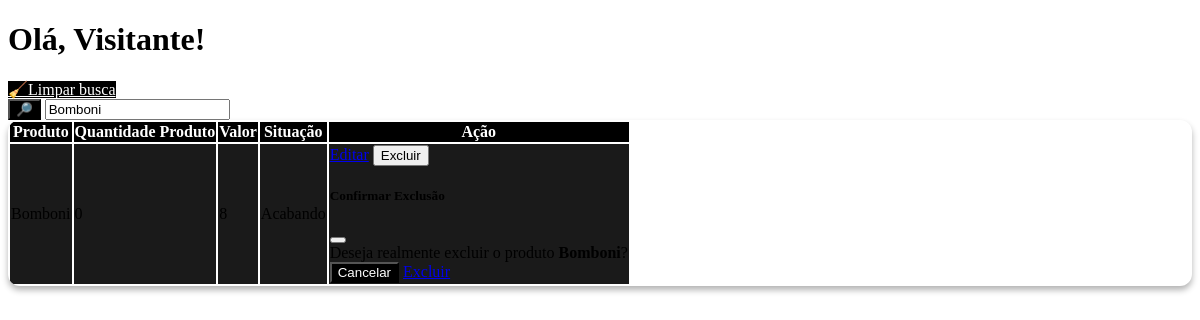
The app's page /jacare/jaca/home.php?busca=Bomboni with its own data.
### tables this page shows
CREATE TABLE `estoque` (
  `id` int(11) NOT NULL,
  `produto` varchar(70) NOT NULL,
  `quantidadeProduto` int(11) NOT NULL,
  `valor` float NOT NULL
);

### jacare/jaca/home.php (the view, shortened to what this page needs)
<!DOCTYPE html>
<html lang="en">
<head>
  <link rel="stylesheet" href="style/index.css">
</head>
<body>
</body>
</html>
<?php
$nome = isset($_SESSION['usuario']) ? $_SESSION['usuario'] : 'Visitante';
?>
<h1 class="text-center mb-4 fw-bold">Olá, <?php echo $nome; ?>!</h1>
<?php if (isset($_GET['busca'])): ?>
  <div class="mb-3 text-center">
    <a href="?pagina=home" class="btn btn-secondary btn-sm">🧹Limpar busca</a>
  </div>
<?php endif; ?>
<form class="input-group mb-4 shadow-sm">
  <button class="btn btn-primary" type="submit" id="button-addon1">🔎</button>
  <input name="busca" type="text" required class="form-control"
    placeholder="Buscar"
    value="<?= isset($_GET['busca']) ? $_GET['busca'] : '' ?>">
</form>
<div class="table-container">
<table class="table table-hover table-striped table-bordered shadow-sm rounded">
  <thead class="table-primary">
    <th>Produto</th>
    <th>Quantidade Produto</th>
    <th>Valor</th>
    <th>Situação</th>
    <th class="text-center">Ação</th>
  </thead>
  <tbody>
    <?php
    if (isset($_GET['busca'])) {
      $busca = $_GET['busca'];
      include('conexao.php');
      $select = "SELECT * FROM estoque WHERE produto LIKE '%$busca%'";
      $result = $conn->query($select);
      if ($result->num_rows > 0) {
        while ($produto = $result->fetch_object()) {
          $situacao = $produto->quantidadeProduto <= 5 ? '<span class="badge bg-danger">Acabando</span>' : '<span class="badge bg-success">Disponível</span>';
          echo "<tr>
                  <td>$produto->produto</td>
                  <td>$produto->quantidadeProduto</td>
                  <td>$produto->valor</td>
                  <td>$situacao</td>
                  <td class='text-center'>
                    <a class='btn btn-warning btn-sm me-1' href='?pagina=editar&id=$produto->id&origem=home'>Editar</a>
                    <button class='btn btn-danger btn-sm' data-bs-toggle='modal'
                        data-bs-target='#modalExcluir$produto->id'>Excluir</button>
                    <div class='modal fade' id='modalExcluir$produto->id' tabindex='-1'>
                        <div class='modal-dialog'>
                            <div class='modal-content'>
                                <div class='modal-header'>
                                    <h5 class='modal-title'>Confirmar Exclusão</h5>
                                    <button type='button' class='btn-close' data-bs-dismiss='modal'></button>
                                </div>
                                <div class='modal-body'>
                                    Deseja realmente excluir o produto <strong>$produto->produto</strong>?
                                </div>
                                <div class='modal-footer'>
                                    <button type='button' class='btn btn-secondary' data-bs-dismiss='modal'>Cancelar</button>
                                    <a href='Estoque/apagar.php?id=$produto->id' class='btn btn-danger'>Excluir</a>
                                </div>
                            </div>
                        </div>
                    </div>
                  </td>";
        }
      } else {
        echo "
        <tr>
            <td colspan='5' class='text-center text-secondary'>Nenhum Produto encontrado</td>
        </tr>";
      }
    }
    ?>
  </tbody>
</table>
</div>

### jacare/jaca/style/index.css (style rules this page uses)
#button-addon1 { background-color: #000000 !important; }
.table-primary th { background-color: #000000 !important; color: white !important; border-color: #333333; }
.table-hover tbody tr { background-color: #1a1a1a !important; color: white !important; }
.table-hover tbody td { color: rgb(0, 0, 0) !important; }
.table-container { overflow: hidden; border-radius: 12px; box-shadow: 0 4px 6px rgba(0, 0, 0, 0.3); }
.table-container .table { margin-bottom: 0; }
.btn-primary { background-color: #000000 !important; border-color: #000000 !important; }
.btn-secondary { background-color: #000000 !important; border-color: #000000 !important; color: white !important; }

### records on screen
estoque: produto "Bomboni", quantidadeProduto "0", valor "8", shows "Acabando"

### other values on screen
$nome "Visitante"
